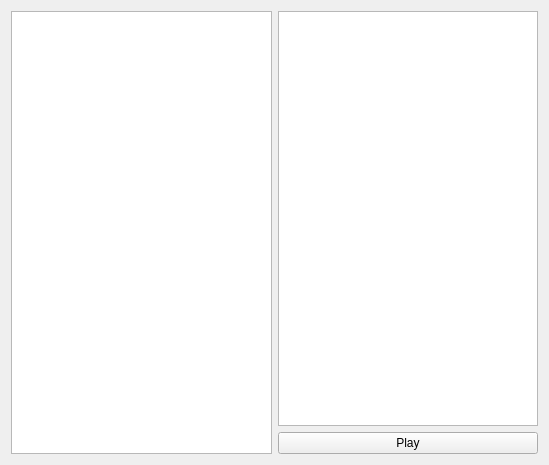
<?xml version="1.0" encoding="UTF-8"?>
<ui version="4.0">
 <class>FtpDirsWidget</class>
 <widget class="QWidget" name="FtpDirsWidget">
  <property name="geometry">
   <rect>
    <x>0</x>
    <y>0</y>
    <width>549</width>
    <height>465</height>
   </rect>
  </property>
  <property name="windowTitle">
   <string>FTP</string>
  </property>
  <property name="windowIcon">
   <iconset resource="../data/resources.qrc">
    <normaloff>:/icons/icons/ftp.svg</normaloff>:/icons/icons/ftp.svg</iconset>
  </property>
  <layout class="QVBoxLayout" name="verticalLayout_2">
   <item>
    <layout class="QHBoxLayout" name="horizontalLayout">
     <item>
      <widget class="QTableView" name="dirTableView">
       <property name="selectionMode">
        <enum>QAbstractItemView::SingleSelection</enum>
       </property>
       <property name="selectionBehavior">
        <enum>QAbstractItemView::SelectRows</enum>
       </property>
       <attribute name="horizontalHeaderVisible">
        <bool>false</bool>
       </attribute>
       <attribute name="verticalHeaderVisible">
        <bool>false</bool>
       </attribute>
      </widget>
     </item>
     <item>
      <layout class="QVBoxLayout" name="verticalLayout">
       <item>
        <widget class="QTableView" name="mediaTableView">
         <attribute name="horizontalHeaderVisible">
          <bool>false</bool>
         </attribute>
         <attribute name="verticalHeaderVisible">
          <bool>false</bool>
         </attribute>
        </widget>
       </item>
       <item>
        <widget class="QPushButton" name="playBtn">
         <property name="text">
          <string>Play</string>
         </property>
        </widget>
       </item>
      </layout>
     </item>
    </layout>
   </item>
  </layout>
 </widget>
 <resources>
  <include location="../data/resources.qrc"/>
 </resources>
 <connections>
  <connection>
   <sender>playBtn</sender>
   <signal>clicked()</signal>
   <receiver>FtpDirsWidget</receiver>
   <slot>playMedia()</slot>
   <hints>
    <hint type="sourcelabel">
     <x>517</x>
     <y>437</y>
    </hint>
    <hint type="destinationlabel">
     <x>544</x>
     <y>425</y>
    </hint>
   </hints>
  </connection>
  <connection>
   <sender>dirTableView</sender>
   <signal>clicked(QModelIndex)</signal>
   <receiver>FtpDirsWidget</receiver>
   <slot>listMedia(QModelIndex)</slot>
   <hints>
    <hint type="sourcelabel">
     <x>221</x>
     <y>140</y>
    </hint>
    <hint type="destinationlabel">
     <x>546</x>
     <y>143</y>
    </hint>
   </hints>
  </connection>
 </connections>
 <slots>
  <slot>playMedia()</slot>
  <slot>listMedia(QModelIndex)</slot>
 </slots>
</ui>
